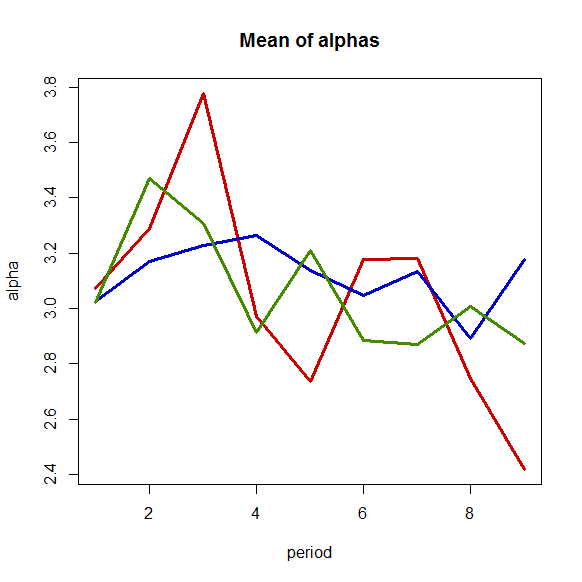

Generate this figure with R:
rm(list=ls(all=TRUE))

# please change your working directory
#setwd("C:/...")

library(xts)
library(igraph)
load("data.RData")

crypto_returns_na = crypto_returns

## remove returns for days when volume is too low:
minvolthreshold                         = 10 # min 10USD vol per day for a return
issufficientvol                         = crypto_vol_xts > minvolthreshold
issufficientvol[is.na(issufficientvol)] = FALSE  # treat NA as not sufficient
issufficientvol                         = issufficientvol[-1, ] # drop 1st row as returns lose 1st row

crypto_returns_na[as.matrix(! issufficientvol)] = NA

## take absolute returns:
crypto_returns_na_abs = abs(crypto_returns_na)

marketcap_mean  = apply(crypto_market_xts, 2, mean, na.rm = T)
which1          = which(marketcap_mean <= 50000)
which2          = which(marketcap_mean > 50000 & marketcap_mean <= 500000)
which3          = which(marketcap_mean > 500000)

crypto_returns_na_abs_exc1 = crypto_returns_na_abs[, which1]
crypto_returns_na_abs_exc2 = crypto_returns_na_abs[, which2]
crypto_returns_na_abs_exc3 = crypto_returns_na_abs[, which3]

### alpha
### specify period and minimum data length 
alpha_list          = list()
max_length          = 0
length_alpha_per    = 90
min_data            = 60

### compute alphas
for (i in 1:dim(crypto_returns_na_abs)[2]){
    crypto_returns_na_abs_trim = na.trim(crypto_returns_na_abs[, i], 
        sides = "left")
    if (length(crypto_returns_na_abs_trim) < length_alpha_per) {
        alpha_list[[i]] = list(NULL)
        next
    }
    alpha_rounds    = floor(length(crypto_returns_na_abs_trim) / length_alpha_per)
    max_length      = if (max_length < alpha_rounds) {
        alpha_rounds
    } else {
        max_length
    }
    alphas = c()
    for (j in 1:alpha_rounds) {
        current_data = na.omit(crypto_returns_na_abs_trim[(1 + 
            length_alpha_per * (j - 1)):(length_alpha_per * j)])
        if (length(current_data) < min_data) {
            alphas[j] = NA
        } else {
            alphas[j] = power.law.fit(current_data)$alpha
        }
    }
    alpha_list[[i]] = alphas
}

# build matrix from list
alpha_matrix1 = matrix(NA, nrow = length(alpha_list), ncol = max_length)
alpha_matrix2 = matrix(NA, nrow = length(alpha_list), ncol = max_length)
alpha_matrix3 = matrix(NA, nrow = length(alpha_list), ncol = max_length)
for (j in 1:max_length) {
    for(i in which1) {
        if (!is.null(alpha_list[[i]][[1]])) {
            alpha_matrix1[i, j] = alpha_list[[i]][j]
        }
    }
    for(i in which2) {
        if (!is.null(alpha_list[[i]][[1]])) {
            alpha_matrix2[i, j] = alpha_list[[i]][j]
        }
    }
    for(i in which3) {
        if (!is.null(alpha_list[[i]][[1]])) {
            alpha_matrix3[i, j] = alpha_list[[i]][j]
        }
    }
}
alpha_matrix1[is.infinite(alpha_matrix1)] = NA
alpha_matrix2[is.infinite(alpha_matrix2)] = NA
alpha_matrix3[is.infinite(alpha_matrix3)] = NA

# make plot over means of alphas in periods
alpha_line1 = apply(alpha_matrix1, 2, mean, na.rm = TRUE)
alpha_line2 = apply(alpha_matrix2, 2, mean, na.rm = TRUE)
alpha_line3 = apply(alpha_matrix3, 2, mean, na.rm = TRUE)

plot(alpha_line1, col = "red3", lwd = 3, type = "l", ylab = "alpha", 
    xlab = "period", main = "Mean of alphas", ylim = c(min(alpha_line1, 
    alpha_line2, alpha_line3), max(alpha_line1, alpha_line2, alpha_line3)))
lines(alpha_line2, col = "blue3", lwd = 3, type = "l")
lines(alpha_line3, col = "chartreuse4", lwd = 3, type = "l")
